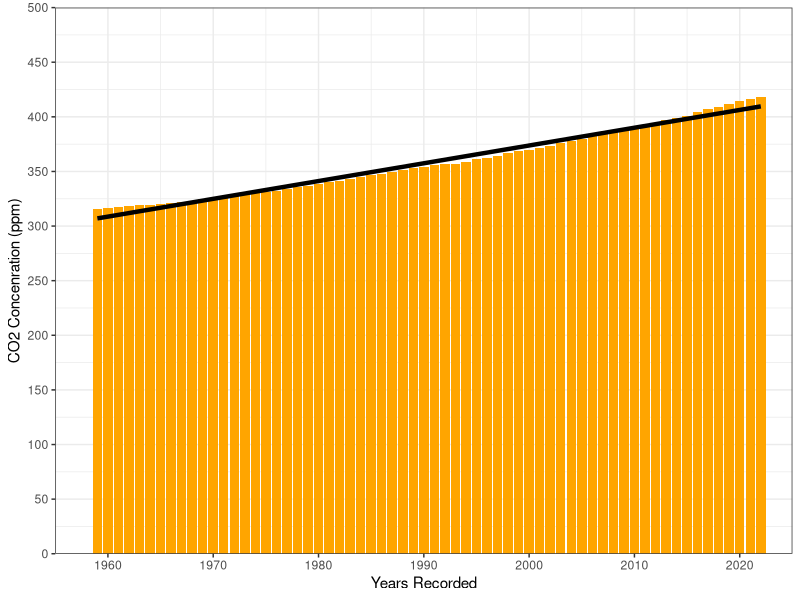
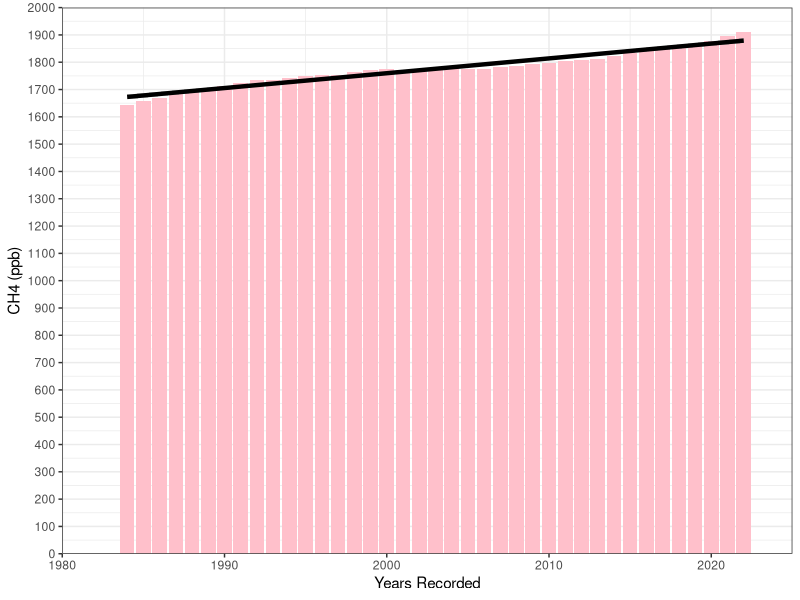
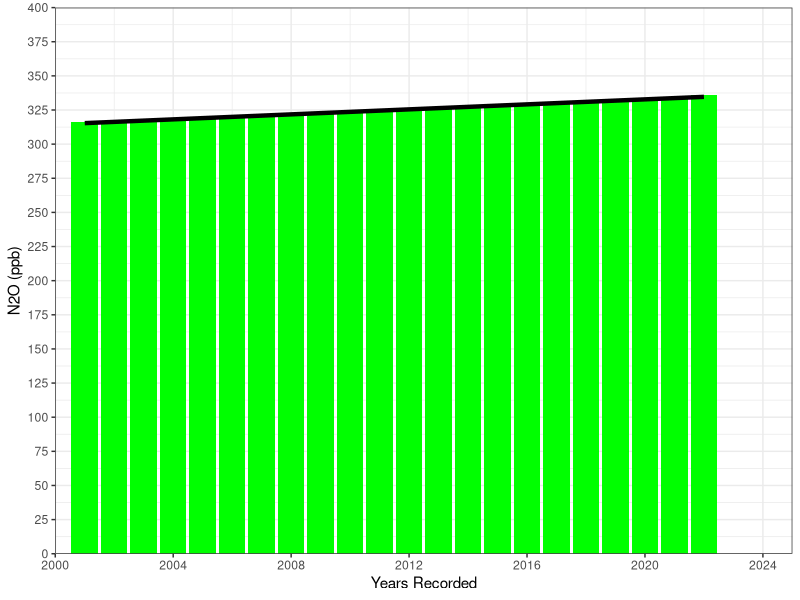
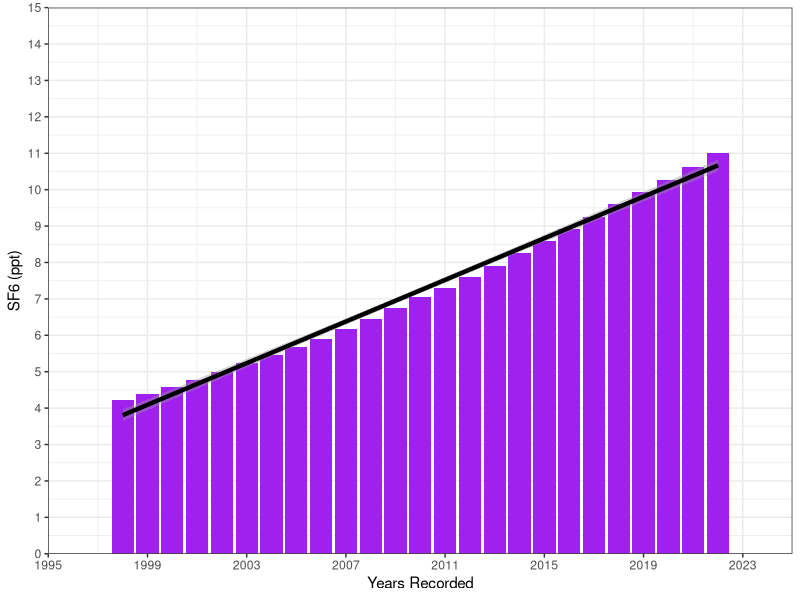
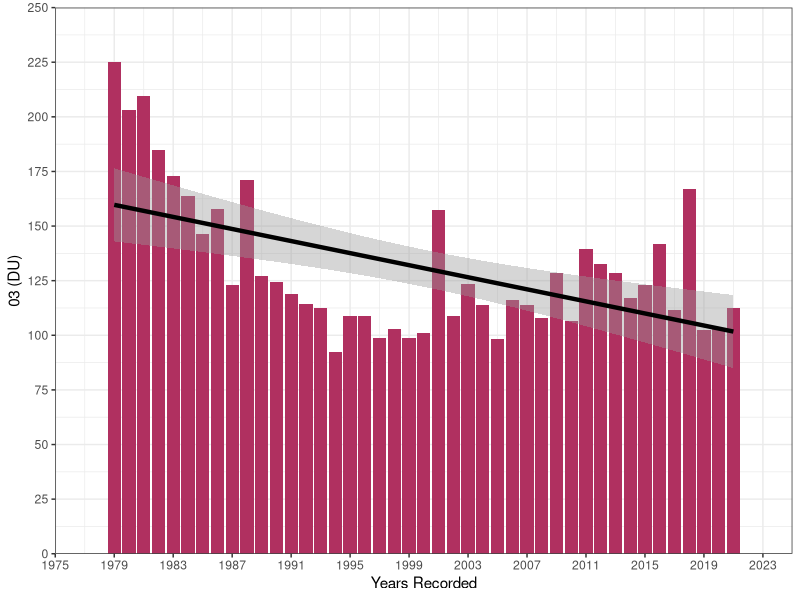
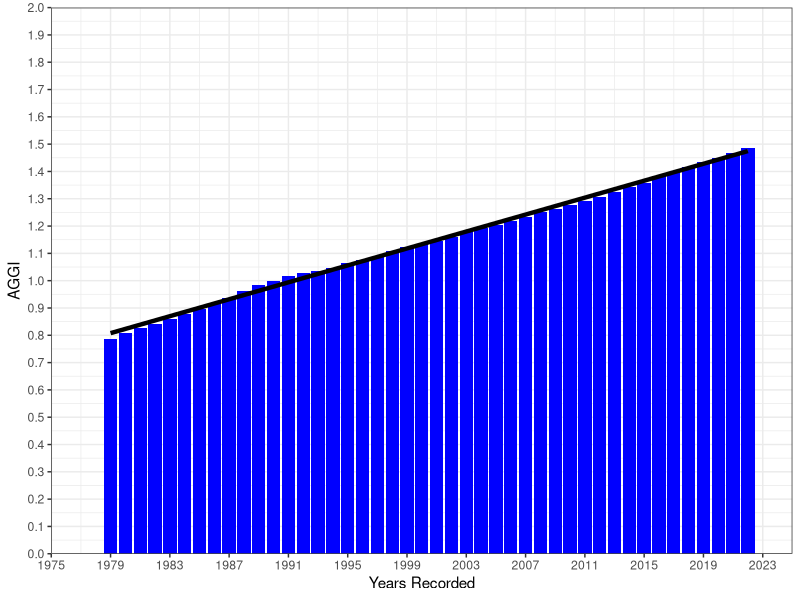
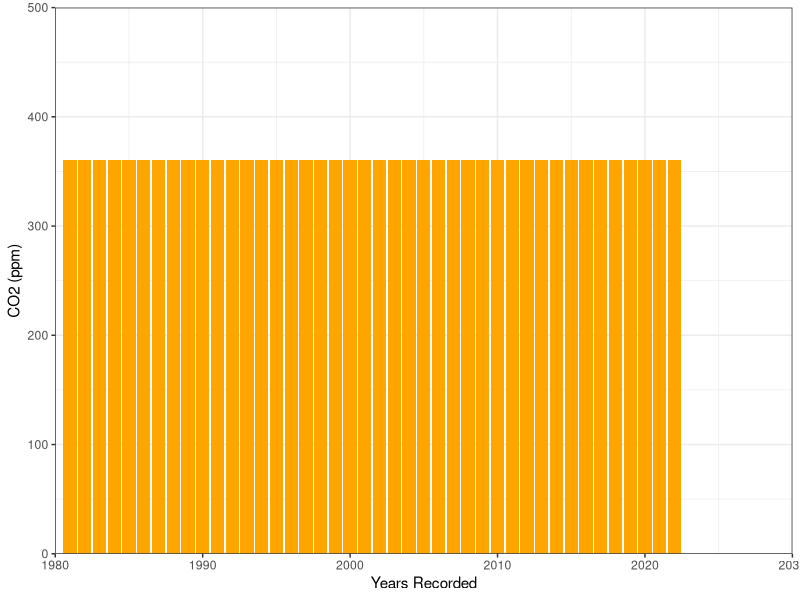

Here is the R script that generated these plots, in order:
## ---- chunk 1
install.packages("dplyr")
install.packages("ggplot2")
## ---- chunk 2
library("dplyr")
library("ggplot2")
## ---- chunk 3
AnnGHG <- read.csv("AnnualAverages_GHG.csv")
dim(AnnGHG)

# grouping CO2_ppm and creating chart

str(AnnGHG)

AnnGHG%>%
  group_by(year)%>%
  select("CO2_ppm")
  
ggplot(AnnGHG, aes(x=year, y=CO2_ppm))+
  geom_bar(stat="identity",position = "stack",  fill="orange", width=0.9)+
  stat_smooth(method = "lm", formula = y~x, geom = "smooth", color="black",linewidth=1.5)+
  theme_bw()+
  xlab("Years Recorded")+
  ylab("CO2 Concenration (ppm)")+
  scale_x_continuous(expand=c(0,0), limits=c(1955,2025), breaks=c(seq(1960,2025,10)))+
  scale_y_continuous(expand=c(0,0), limits=c(0,500), breaks=c(seq(0,500,50)))

#grouping CH4_ppn and creating chart

AnnGHG%>%
  group_by(year)%>%
  select("CH4_ppb")
  
ggplot(AnnGHG, aes(x=year, y=CH4_ppb))+
  geom_bar(stat="identity",position="stack",  fill="pink", width=0.9)+
  stat_smooth(method = "lm", formula = y~x, geom="smooth", color="black", linewidth=1.5)+
  theme_bw()+
  xlab("Years Recorded")+
  ylab("CH4 (ppb)")+
  scale_x_continuous(expand=c(0,0), limits=c(1980,2025), breaks=c(seq(1980, 2025, 10)))+
  scale_y_continuous(expand=c(0,0), limits=c(0,2000), breaks=c(seq(0,2000,100)))

#grouping N2O_ppb and creating chart
#Need to fix the zero in N2O needs to be and O
AnnGHG%>%
  group_by(year)%>%
  select("N20_ppb")

ggplot(AnnGHG, aes(x=year, y=N20_ppb))+
  geom_bar(stat="identity",position = "stack",  fill="green", width=0.9)+
  stat_smooth(method = "lm", formula = y~x, geom = "smooth", color="black", linewidth=1.5)+
  theme_bw()+
  xlab("Years Recorded")+
  ylab("N2O (ppb)")+
  scale_x_continuous(expand=c(0,0), limits=c(2000,2025), breaks=c(seq(2000, 2025, 4)))+
  scale_y_continuous(expand=c(0,0), limits=c(0,400), breaks=c(seq(0,400,25)))
  
#grouping SF6_ppt and creating chart

AnnGHG%>%
  group_by(year)%>%
  select("SF6_ppt")

ggplot(AnnGHG, aes(x=year, y=SF6_ppt))+
  geom_bar(stat="identity",position = "stack", fill="purple", width=0.9)+
  stat_smooth(method = "lm", formula = y~x, geom = "smooth", color="black", linewidth=1.5)+
  theme_bw()+
  xlab("Years Recorded")+
  ylab("SF6 (ppt)")+
  scale_x_continuous(expand=c(0,0), limits=c(1995,2025), breaks=c(seq(1995, 2025, 4)))+
  scale_y_continuous(expand=c(0,0), limits=c(0,15), breaks=c(seq(0,15,1)))

#grouping O3_DU and creating chart

AnnGHG%>%
  group_by(year)%>%
  select("O3_DU")

#DU = Dobson Units
ggplot(AnnGHG, aes(x=year, y=O3_DU))+
  geom_bar(stat="identity",position = "stack",  fill="maroon", width=0.9)+
  stat_smooth(method = "lm", formula= y~x, geom = "smooth", color="black", linewidth=1.5)+
  theme_bw()+
  xlab("Years Recorded")+
  ylab("03 (DU)")+
  scale_x_continuous(expand=c(0,0), limits=c(1975,2025), breaks=c(seq(1975, 2025, 4)))+
  scale_y_continuous(expand=c(0,0), limits=c(0, 250), breaks=c(seq(0,250, 25)))

#grouping AGGI and creating chart

AnnGHG%>%
  group_by(year)%>%
  select("AGGI")

ggplot(AnnGHG, aes(x=year, y=AGGI))+
  geom_bar(stat="identity",position = "stack",  fill="blue", width=0.9)+
  stat_smooth(method = "lm", formula = y~x, geom="smooth", color="black", linewidth=1.5)+
  theme_bw()+
  xlab("Years Recorded")+
  ylab("AGGI")+
  scale_x_continuous(expand=c(0,0), limits=c(1975,2025), breaks=c(seq(1975, 2025, 4)))+
  scale_y_continuous(expand=c(0,0), limits=c(0,2), breaks=c(seq(0,2,0.1)))

## ---- chunk 4
AnnGHG <- read.csv("AnnualAverages_GHG.csv")

#AnnGHG%>%
#  group_by("year")%>%
#  select("CO2_ppm")

#1990s 
CO2_90avg = mean(AnnGHG[seq(31,42),2]) 
CH4_90avg = mean(AnnGHG[seq(31,42),3])
N2O_90avg = mean(AnnGHG[seq(31,42),4]) 
SF6_90avg = mean(AnnGHG[seq(31,42),5]) 
O3_90avg = mean(AnnGHG[seq(31,42),6]) 
AGGI_90avg = mean(AnnGHG[seq(31,42),7]) 
cat("1990s Averages \n CO2 Average:", CO2_90avg, "\n")
cat(" CH4 Average: ", CH4_90avg, "\n")
cat(" N2O Average:", N2O_90avg, "\n")
cat(" SF6 Average:", SF6_90avg, "\n")
cat(" O3 Average:", O3_90avg, "\n")
cat(" AGGI Average:", AGGI_90avg, "\n")

#2000s 
CO2_00avg = mean(AnnGHG[seq(41,52),2]) 
CH4_00avg = mean(AnnGHG[seq(41,52),3])
N2O_00avg = mean(AnnGHG[seq(41,52),4]) 
SF6_00avg = mean(AnnGHG[seq(41,52),5]) 
O3_00avg = mean(AnnGHG[seq(41,52),6]) 
AGGI_00avg = mean(AnnGHG[seq(41,52),7]) 
cat("2000s Averages \n CO2 Average:", CO2_00avg, "\n")
cat(" CH4 Average: ", CH4_00avg, "\n")
cat(" N2O Average:", N2O_00avg, "\n")
cat(" SF6 Average:", SF6_00avg, "\n")
cat(" O3 Average:", O3_00avg, "\n")
cat(" AGGI Average:", AGGI_00avg, "\n")

#2010s
CO2_10avg = mean(AnnGHG[seq(51,62),2]) 
CH4_10avg = mean(AnnGHG[seq(51,62),3])
N2O_10avg = mean(AnnGHG[seq(51,62),4]) 
SF6_10avg = mean(AnnGHG[seq(51,62),5]) 
O3_10avg = mean(AnnGHG[seq(51,62),6]) 
AGGI_10avg = mean(AnnGHG[seq(51,62),7]) 
cat("2010s Averages \n CO2 Average:", CO2_10avg, "\n")
cat(" CH4 Average: ", CH4_10avg, "\n")
cat(" N2O Average:", N2O_10avg, "\n")
cat(" SF6 Average:", SF6_10avg, "\n")
cat(" O3 Average:", O3_10avg, "\n")
cat(" AGGI Average:", AGGI_10avg, "\n")

#2020s 
CO2_20avg = mean(AnnGHG[seq(61,72),2]) 
CH4_20avg = mean(AnnGHG[seq(61,72),3])
N2O_20avg = mean(AnnGHG[seq(61,72),4]) 
SF6_20avg = mean(AnnGHG[seq(61,72),5]) 
O3_20avg = mean(AnnGHG[seq(61,72),6]) 
AGGI_20avg = mean(AnnGHG[seq(61,72),7]) 
cat("2020s Averages \n CO2 Average:", CO2_20avg, "\n")
cat(" CH4 Average: ", CH4_20avg, "\n")
cat(" N2O Average:", N2O_20avg, "\n")
cat(" SF6 Average:", SF6_20avg, "\n")
cat(" O3 Average:", O3_20avg, "\n")
cat(" AGGI Average:", AGGI_20avg, "\n")

#Figure for 90s CO2 averages
ggplot(AnnGHG, aes(x = year, y = CO2_90avg, CO2_00avg, CO2_10avg, CO2_20avg))+
  geom_bar(stat="identity",position = "stack",  fill="orange", width=0.9)+
  theme_bw()+
  xlab("Years Recorded")+
  ylab("CO2 (ppm)")+
  scale_x_continuous(expand=c(0,0), limits=c(1980,2030), breaks=c(seq(1980, 2030, 10)))+
  scale_y_continuous(expand=c(0,0), limits=c(0, 500), breaks=c(seq(0,500, 100)))

# #Figure for 90s CH4 averages
# ggplot(AnnGHG, aes(x = year, y = CH4_90avg))+
#   geom_bar(stat="identity",position = "stack",  fill="pink", width=0.9)+
#   theme_bw()+
#   xlab("Years Recorded")+
#   ylab("CH4 (ppb)")+
#   scale_x_continuous(expand=c(0,0), limits=c(1989,2000), breaks=c(seq(1989, 2000, 1)))+
#   scale_y_continuous(expand=c(0,0), limits=c(0,2000), breaks=c(seq(0,2000,100)))
# 
# #Figure for 90s N2O averages
# ggplot(AnnGHG, aes(x = year, y = N2O_90avg))+
#   geom_bar(stat="identity",position = "stack",  fill="green", width=0.9)+
#   theme_bw()+
#   xlab("Years Recorded")+
#   ylab("N2O (ppb)")+
#   scale_x_continuous(expand=c(0,0), limits=c(1989,2000), breaks=c(seq(1989, 2000, 1)))+
#   scale_y_continuous(expand=c(0,0), limits=c(0,400), breaks=c(seq(0,400,25)))
# 
# #Figure for 90s SF6  averages
# ggplot(AnnGHG, aes(x = year, y = SF6_90avg))+
#   geom_bar(stat="identity",position = "stack",  fill="purple", width=0.9)+
#   theme_bw()+
#   xlab("Years Recorded")+
#   ylab("SF6 (ppt)")+
#   scale_x_continuous(expand=c(0,0), limits=c(1989,2000), breaks=c(seq(1989, 2000, 1)))+
#   scale_y_continuous(expand=c(0,0), limits=c(0,15), breaks=c(seq(0,15,1)))
# 
# #Figure for 90s O3 averages
# ggplot(AnnGHG, aes(x = year, y = O3_90avg))+
#   geom_bar(stat="identity",position = "stack",  fill="maroon", width=0.9)+
#   theme_bw()+
#   xlab("Years Recorded")+
#   ylab("O3 (DU)")+
#   scale_x_continuous(expand=c(0,0), limits=c(1989,2000), breaks=c(seq(1989, 2000, 1)))+
#   scale_y_continuous(expand=c(0,0), limits=c(0, 250), breaks=c(seq(0,250, 25)))
# 
# #Figure for 90s AGGI averages
# ggplot(AnnGHG, aes(x = year, y = AGGI_90avg))+
#   geom_bar(stat="identity",position = "stack",  fill="blue", width=0.9)+
#   theme_bw()+
#   xlab("Years Recorded")+
#   ylab("AGGI")+
#   scale_x_continuous(expand=c(0,0), limits=c(1989,2000), breaks=c(seq(1989, 2000, 1)))+
#   scale_y_continuous(expand=c(0,0), limits=c(0,2), breaks=c(seq(0,2,0.1)))
